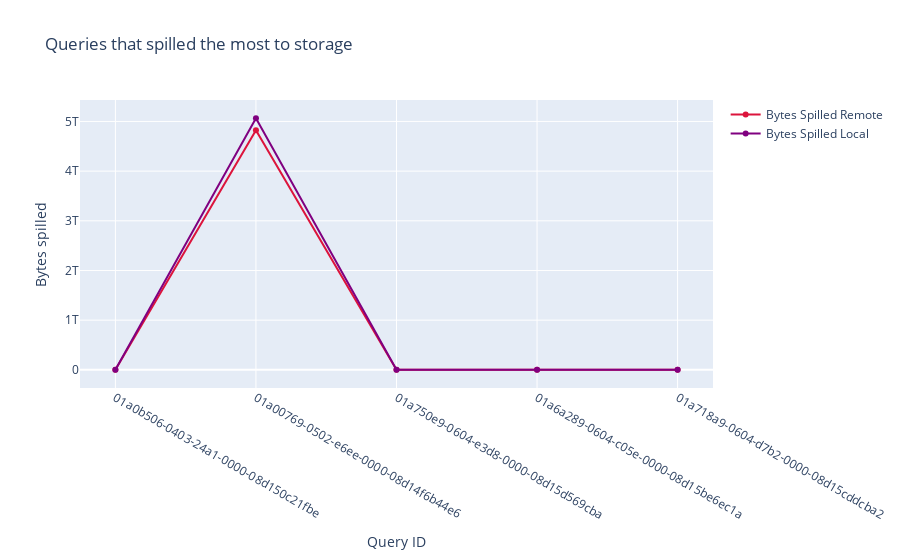

Notebook source saved alongside this figure:
### Code cell
##TODO: Put labels on the axis
## Most expensive queries

trace1  = go.Scatter(
        mode='lines+markers',
        x = df['query_id'],
        y = df['bytes_spilled_to_remote_storage'],
        name="Bytes Spilled Remote",
        marker_color='crimson'
    )

trace2  = go.Scatter(
        mode='lines+markers',
        x = df['query_id'],
        y = df['bytes_spilled_to_local_storage'],
        name="Bytes Spilled Local",
        marker_color='purple'
    )


data = [trace1, trace2]


layout = go.Layout(
    title_text='Queries that spilled the most to storage',
    yaxis=dict(
        # range = [0, 100],
        side = 'left',
        title="Bytes spilled"
        
    ),
    xaxis=dict(
        title="Query ID"

    )
)
fig = go.Figure(data=data, layout=layout)
fig.show()

### Figure 1 — Plotly figure (JSON) as saved in the notebook; plotly's stock layout.template omitted (floating-point values rounded to 4 significant figures)
{"data": [{"marker": {"color": "crimson"}, "mode": "lines+markers", "name": "Bytes Spilled Remote", "type": "scatter", "x": ["01a0b506-0403-24a1-0000-08d150c21fbe", "01a00769-0502-e6ee-0000-08d14f6b44e6", "01a750e9-0604-e3d8-0000-08d15d569cba", "01a6a289-0604-c05e-0000-08d15be6ec1a", "01a718a9-0604-d7b2-0000-08d15cddcba2"], "y": [0, 4823005003776, 0, 0, 0]}, {"marker": {"color": "purple"}, "mode": "lines+markers", "name": "Bytes Spilled Local", "type": "scatter", "x": ["01a0b506-0403-24a1-0000-08d150c21fbe", "01a00769-0502-e6ee-0000-08d14f6b44e6", "01a750e9-0604-e3d8-0000-08d15d569cba", "01a6a289-0604-c05e-0000-08d15be6ec1a", "01a718a9-0604-d7b2-0000-08d15cddcba2"], "y": [0, 5066634297344, 0, 0, 0]}], "layout": {"title": {"text": "Queries that spilled the most to storage"}, "xaxis": {"title": {"text": "Query ID"}}, "yaxis": {"side": "left", "title": {"text": "Bytes spilled"}}}}
